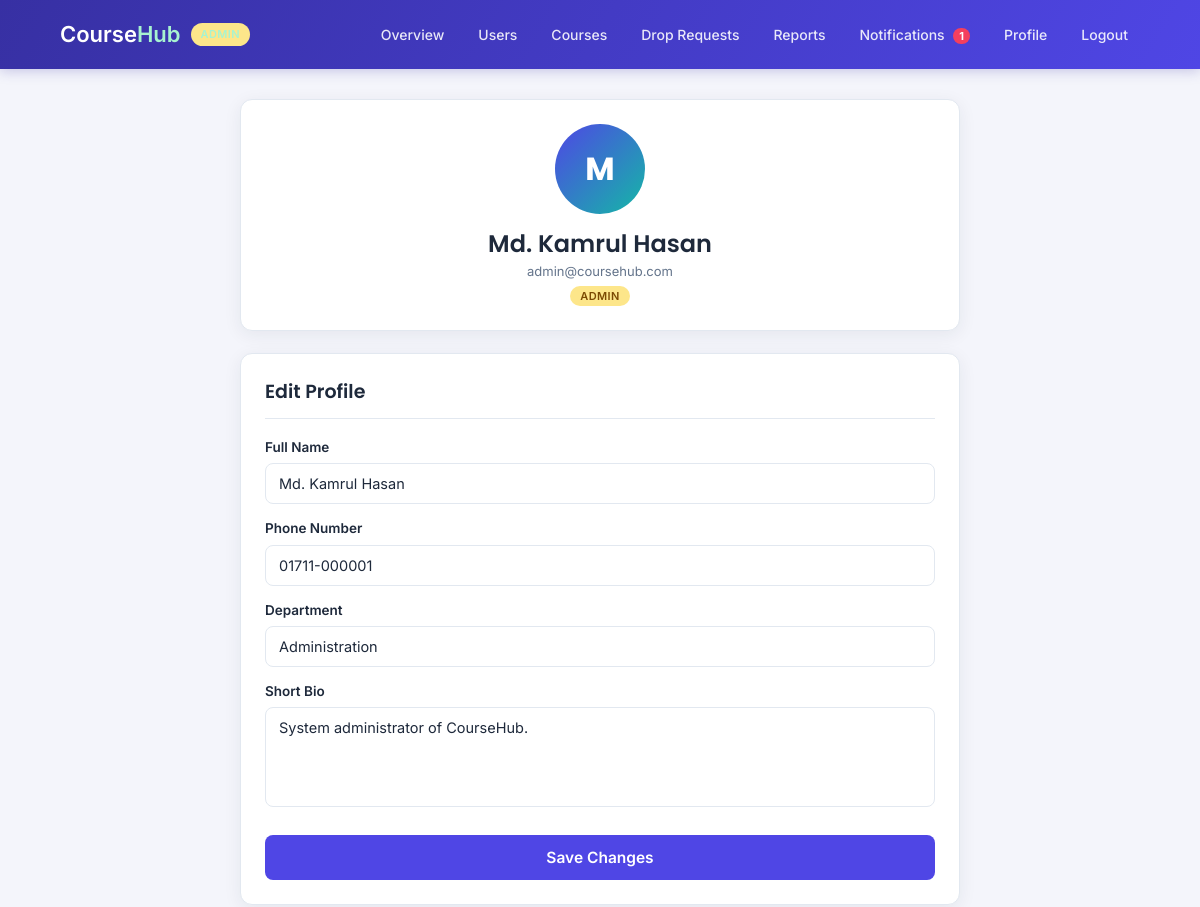
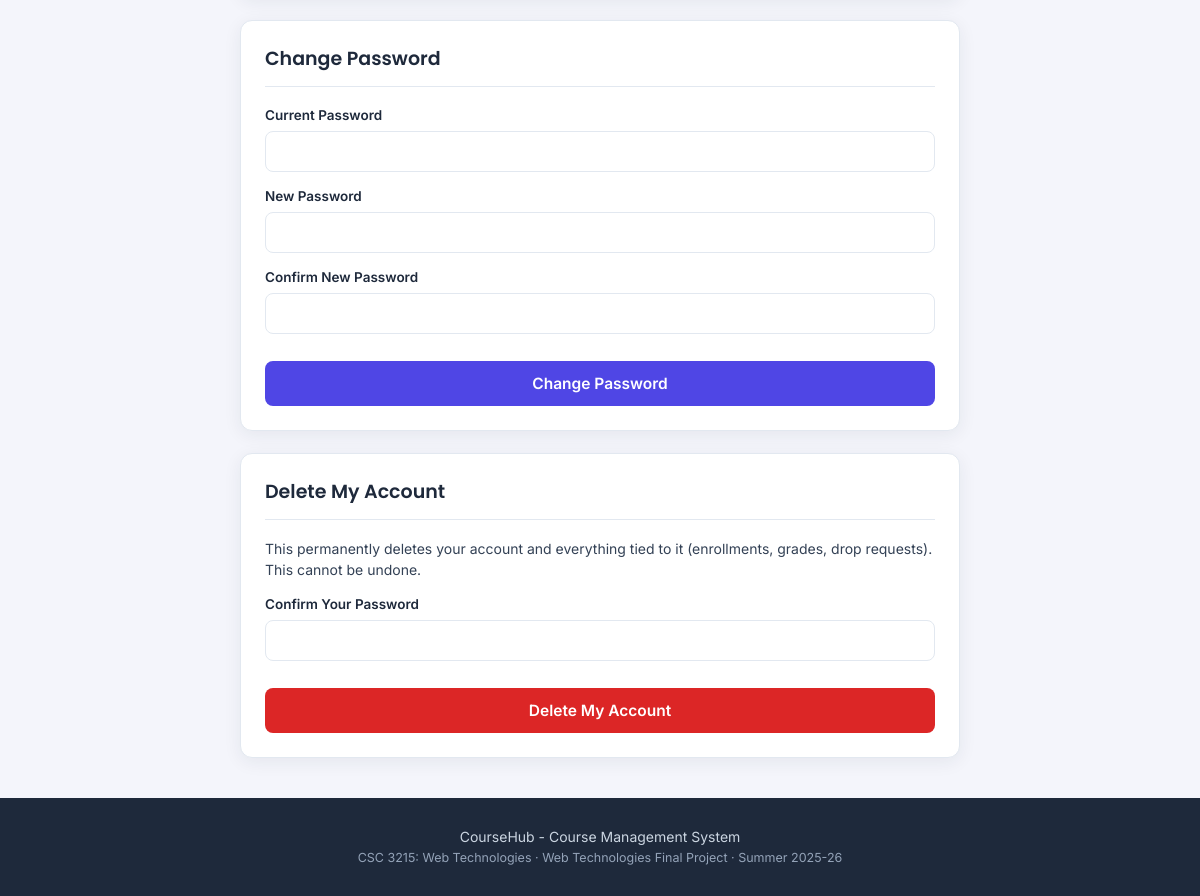
The app's page /profile.php (signed in) with its own data (2 pictures, top to bottom).
### tables this page shows
CREATE TABLE users (
    user_id     INT AUTO_INCREMENT PRIMARY KEY,
    name        VARCHAR(100) NOT NULL,
    email       VARCHAR(100) NOT NULL UNIQUE,
    password    VARCHAR(255) NOT NULL,
    role        ENUM('admin','teacher','student') NOT NULL DEFAULT 'student',
    phone       VARCHAR(20),
    department  VARCHAR(100),
    bio         TEXT,
    status      VARCHAR(20)  DEFAULT 'active',
    joined      DATE
);

### check_login.php (called while the page is built, shortened)
<?php
$me = getUser($conn, $_SESSION["user_id"]);
?>

### profile.php (the view, shortened to what this page needs)
<?php
require_once "config.php";
require_once "functions.php";
require_once "check_login.php";
include "header.php";
?>
    <div class="medium-page">
        <div class="box center">
            <div class="avatar-circle"><?php echo strtoupper(substr($me["name"], 0, 1)); ?></div>
            <h2><?php echo htmlspecialchars($me["name"]); ?></h2>
            <p class="gray-text"><?php echo htmlspecialchars($me["email"]); ?></p>
            <?php echo showRole($me["role"]); ?>
        </div>
        <div class="box">
            <h2 class="box-title">Edit Profile</h2>
            <form method="POST" action="profile.php">
                <label for="name">Full Name</label>
                <input type="text" id="name" name="name" value="<?php echo htmlspecialchars($me["name"]); ?>">
                <label for="phone">Phone Number</label>
                <input type="tel" id="phone" name="phone" value="<?php echo htmlspecialchars($me["phone"]); ?>">
                <label for="department">Department</label>
                <input type="text" id="department" name="department" value="<?php echo htmlspecialchars($me["department"]); ?>">
                <label for="bio">Short Bio</label>
                <textarea id="bio" name="bio" placeholder="Tell us a little about yourself"><?php echo htmlspecialchars($me["bio"]); ?></textarea>
                <button type="submit" class="btn-full">Save Changes</button>
            </form>
        </div>
        <div class="box">
            <h2 class="box-title">Change Password</h2>
            <form method="POST" action="profile.php">
                <label for="current_password">Current Password</label>
                <input type="password" id="current_password" name="current_password">
                <label for="new_password">New Password</label>
                <input type="password" id="new_password" name="new_password">
                <label for="confirm_password">Confirm New Password</label>
                <input type="password" id="confirm_password" name="confirm_password">
                <button type="submit" class="btn-full">Change Password</button>
            </form>
        </div>
        <div class="box">
            <h2 class="box-title">Delete My Account</h2>
            <p class="item-text">This permanently deletes your account and everything tied to it
               (enrollments, grades, drop requests). This cannot be undone.</p>
            <form method="POST" action="profile.php" onsubmit="return confirm('This will permanently delete your account. Continue?');">
                <label for="delete_password">Confirm Your Password</label>
                <input type="password" id="delete_password" name="delete_password">
                <button type="submit" class="btn-full btn-red">Delete My Account</button>
            </form>
        </div>
    </div>
<?php include "footer.php"; ?>

### header.php (shortened to what this page needs)
<?php
$logged_in = isset($_SESSION["user_logged_in"]) && $_SESSION["user_logged_in"] === true;
$role      = $logged_in ? $_SESSION["role"] : "";
?>
<!DOCTYPE html>
<html lang="en">
<head>
    <link rel="stylesheet" href="style.css">
</head>
<body>
    <div class="header">
        <div class="container">
            <h2 class="logo">
                <a href="<?php echo $logged_in ? 'dashboard.php' : 'index.php'; ?>">
                    Course<span>Hub</span>
                </a>
                <?php if ($logged_in) { echo showRole($role); } ?>
            </h2>
            <div class="menu">
            <?php if ($role == "student") { ?>
                <a href="dashboard.php">Dashboard</a>
                <a href="courses.php">Browse Courses</a>
                <a href="my-courses.php">My Courses</a>
                <a href="grades.php">My Grades</a>
                <a href="drop-requests.php">Drop Requests</a>
                <a href="notifications.php" class="bell">Notifications
                    <?php $unread = countUnread($conn, $me["user_id"]);
                          if ($unread > 0) { echo "<span class='bell-count' id='bellCount'>" . $unread . "</span>"; } ?>
                </a>
                <a href="profile.php">Profile</a>
                <a href="logout.php">Logout</a>
            <?php } else if ($role == "admin") { ?>
                <a href="admin-dashboard.php">Overview</a>
                <a href="admin-users.php">Users</a>
                <a href="admin-courses.php">Courses</a>
                <a href="admin-drop-requests.php">Drop Requests</a>
                <a href="admin-reports.php">Reports</a>
                <a href="notifications.php" class="bell">Notifications
                    <?php $unread = countUnread($conn, $me["user_id"]);
                          if ($unread > 0) { echo "<span class='bell-count' id='bellCount'>" . $unread . "</span>"; } ?>
                </a>
                <a href="profile.php">Profile</a>
                <a href="logout.php">Logout</a>
            <?php } else { ?>
                <a href="index.php">Home</a>
                <a href="login.php">Login</a>
                <a href="register.php">Register</a>
            <?php } ?>
            </div>
        </div>
    </div>

### style.css (style rules this page uses)
:root { --primary: #4f46e5; --primary-dark: #3730a3; --primary-light:#eef2ff; --accent: #14b8a6; --accent-dark: #0f766e; --ink: #1e293b; --ink-light: #64748b; --bg: #f4f5fb; --white: #ffffff; --border: #e2e8f0; --green: #16a34a; --green-bg: #dcfce7; --orange: #d97706; --orange-bg: #fef3c7; --red: #dc2626; --red-bg: #fee2e2; --radius: 12px; --shadow: 0 4px 18px rgba(30, 41, 59, 0.07); --shadow-hover: 0 8px 26px rgba(30, 41, 59, 0.12); }
* { margin:0; padding:0; box-sizing:border-box; font-family:'Inter', Arial, Helvetica, sans-serif; }
h1, h2, h3, .logo { font-family:'Poppins', Arial, Helvetica, sans-serif; }
body { background:var(--bg); color:var(--ink); line-height:1.5; }
a { text-decoration:none; color:var(--primary); }
.header { background:linear-gradient(120deg, var(--primary-dark), var(--primary)); padding:16px 0; box-shadow:0 2px 12px rgba(55, 48, 163, 0.25); position:sticky; top:0; z-index:50; }
.header .container { display:flex; justify-content:space-between; align-items:center; flex-wrap:wrap; gap:10px; }
.logo { color:white; font-size:22px; font-weight:600; display:flex; align-items:center; gap:10px; }
.logo a { color:white; }
.logo span { color:#a7f3d0; }
.menu { display:flex; align-items:center; flex-wrap:wrap; gap:4px 4px; }
.menu a { color:rgba(255,255,255,0.88); margin-left:6px; font-size:14px; font-weight:500; padding:8px 12px; border-radius:8px; transition:background 0.15s ease, color 0.15s ease; position:relative; }
.bell-count { background:#f43f5e; color:white; font-size:11px; font-weight:700; padding:1px 6px; border-radius:10px; margin-left:5px; }
.container { width:1080px; max-width:94%; margin:0 auto; }
.medium-page { width:720px; max-width:92%; margin:30px auto; }
h2 { color:var(--ink); font-weight:600; }
.box { background:var(--white); padding:24px; border-radius:var(--radius); box-shadow:var(--shadow); margin-bottom:22px; border:1px solid var(--border); }
.box-title { border-bottom:1px solid var(--border); padding-bottom:12px; margin-bottom:18px; font-size:19px; }
label { display:block; font-weight:600; font-size:13.5px; color:var(--ink); margin-top:14px; margin-bottom:6px; }
input[type="text"], input[type="email"], input[type="password"], input[type="number"], input[type="tel"], input[type="date"], input[type="time"], input[type="search"], select, textarea { width:100%; padding:11px 13px; border:1.5px solid var(--border); border-radius:8px; font-size:14.5px; outline:none; background:var(--white); color:var(--ink); transition:border 0.15s ease, box-shadow 0.15s ease; }
textarea { resize:none; height:100px; }
button, .btn { padding:11px 20px; border:none; border-radius:8px; background:var(--primary); color:white; font-size:14.5px; font-weight:600; cursor:pointer; transition:background 0.15s ease, transform 0.05s ease; display:inline-block; }
.btn-full { width:100%; margin-top:22px; padding:13px; font-size:15.5px; }
.btn-red { background:var(--red); }
.item-text { font-size:14px; margin-bottom:10px; color:#334155; }
.gray-text { color:var(--ink-light); font-size:13px; }
.center { text-align:center; }
.avatar-circle { width:90px; height:90px; border-radius:50%; background:linear-gradient(135deg, var(--primary), var(--accent)); color:white; display:flex; align-items:center; justify-content:center; font-size:32px; font-weight:700; font-family:'Poppins', sans-serif; margin:0 auto 12px auto; }

### records on screen
users: user_id "1", name "M", name "Md. Kamrul Hasan", email "admin@coursehub.com", phone "01711-000001", department "Administration", bio "System administrator of CourseHub."
